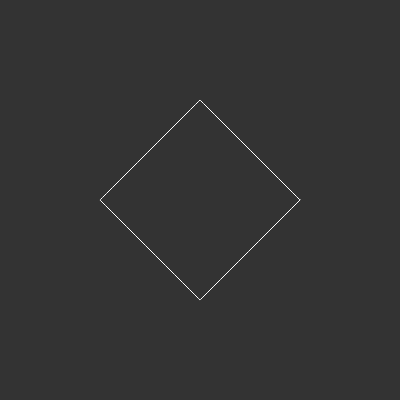
Frame 1 (no input)
Frame 60 (no input): identical to frame 1, image omitted
Frame 120 (the mouse pressed at the canvas centre since frame 60): identical to frame 1, image omitted

The p5.js sketch that drew this single still picture (run headless with seeded random() and noise() and a simulated clock; from frame 60 on, the mouse is pressed at the canvas centre):

// p5.js sketch
// ── sketch.js
var slider;
function setup()
{
    createCanvas(400, 400);
    slider=createSlider(0, 10, 1, 0.01);
}

function draw()
{
    background(51);
    translate(width/2, height/2);
    var a=100;
    var b=100;
    var n=slider.value();
    stroke(255, 255, 255);
    noFill();
    beginShape();
    for(var i=0;i<=TWO_PI;i+=0.1)
    {
        var na=2/n;
        var x=pow(abs(cos(i)),na)*a*sgn(cos(i));
        var y=pow(abs(sin(i)),na)*b*sgn(sin(i));
        vertex(x,y);
    }
    endShape(CLOSE);
}

function sgn(value)
{
    if(value>0)
      return 1;
    else if (value==0)
      return 0;
    else if(value<0)
      return -1;
}
